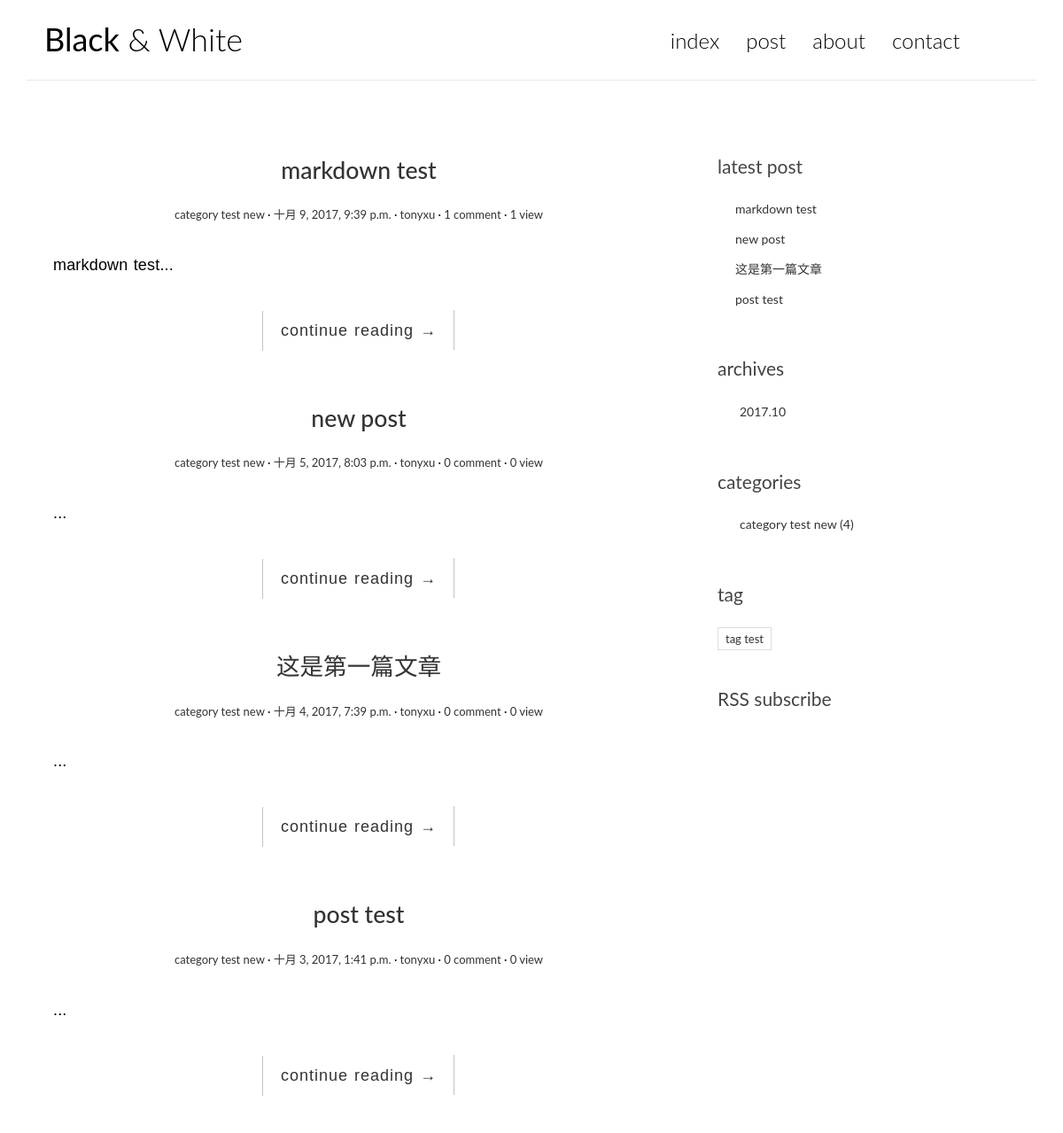
The app's page /, older data.
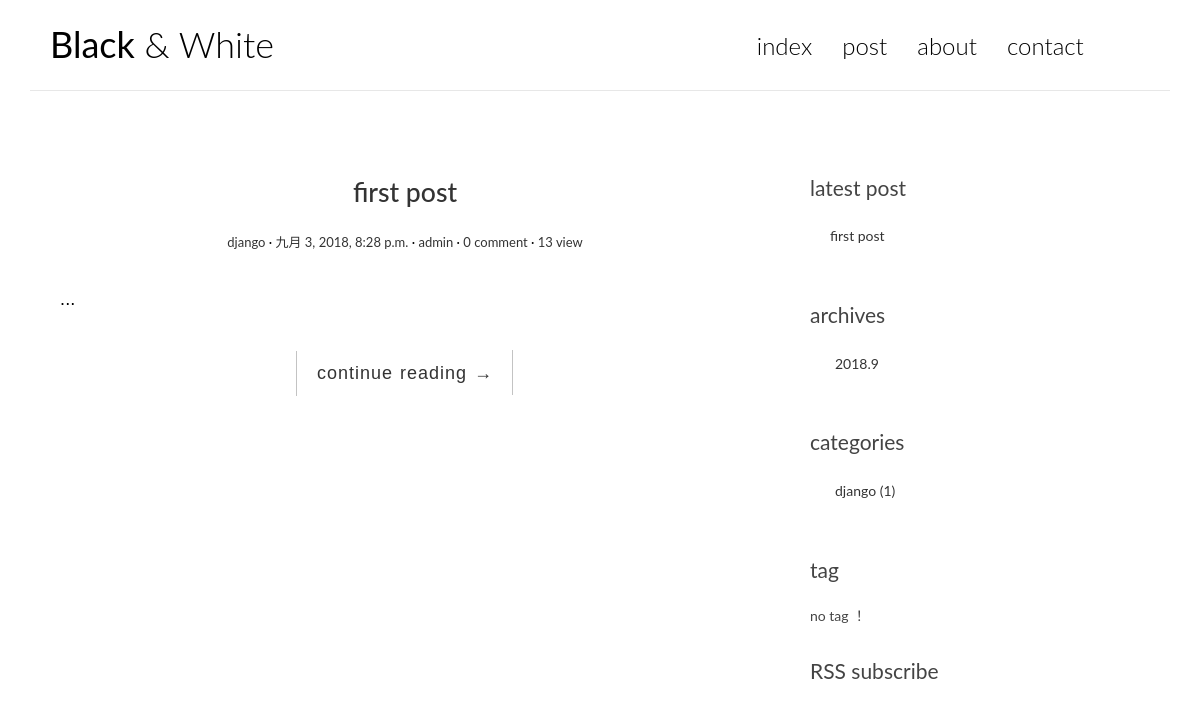
The same page, newer data.
### blog/models.py (models this page shows, shortened)
@python_2_unicode_compatible
class Post(models.Model):
    title = models.CharField(max_length=70)
    body = models.TextField()
    created_time = models.DateTimeField()
    modified_time = models.DateTimeField()
    excerpt = models.CharField(max_length=200, blank=True)
    views = models.PositiveIntegerField(default=0)
    category = models.ForeignKey(Category, on_delete=models.CASCADE)
    tags = models.ManyToManyField(Tag, blank=True)
    author = models.ForeignKey(User, on_delete=models.CASCADE)
    views = models.PositiveIntegerField(default=0)
    body = models.TextField()
    excerpt = models.CharField(max_length=200, blank=True)
    def get_absolute_url(self):
        return reverse('blog:detail', kwargs={'pk': self.pk})
    class Meta:
        ordering = ['-created_time']

@python_2_unicode_compatible
class Category(models.Model):
    name = models.CharField(max_length=100)

@python_2_unicode_compatible
class Tag(models.Model):
    name = models.CharField(max_length=100)

### blog/views.py (the view, shortened to what this page needs)
# urls.py: url(r'^$', views.IndexView.as_view(), name='index'),
class IndexView(ListView):
    model = Post
    template_name = 'blog/index.html'
    context_object_name = 'post_list'
    paginate_by = 10
    def get_context_data(self, **kwargs):
        context = super().get_context_data(**kwargs)
        paginator = context.get('paginator')
        page = context.get('page_obj')
        is_paginated = context.get('is_paginated')
        pagination_data = self.pagination_data(paginator, page, is_paginated)
        context.update(pagination_data)
        return context
    def pagination_data(self, paginator, page, is_paginated):
        if not is_paginated:
            return {}

### blog/templatetags/blog_tags.py (called while the page is built)
@register.simple_tag
def get_recent_posts(num=5):
    return Post.objects.all().order_by('-created_time')[:num]

@register.simple_tag
def archives():
    return Post.objects.dates('created_time', 'month', order= 'DESC')

@register.simple_tag
def get_categories():
    return Category.objects.annotate(num_posts = Count('post')).filter(num_posts__gt=0)

@register.simple_tag
def get_tags():
    return Tag.objects.annotate(num_posts=Count('post')).filter(num_posts__gt=0)

### templates/blog/index.html (shortened to what this page needs)
{% extends 'base.html' %}
{% block main %}
    {% for post in post_list %}
        <article class="post post-{{ post.pk }}">
            <header class="entry-header">
                <h1 class="entry-title">
                    <a href="{{ post.get_absolute_url }}">{{ post.title }}</a>
                </h1>
                <div class="entry-meta">
                    <span class="post-category"><a href="#">{{ post.category.name }}</a></span>
                    <span class="post-date"><a href="#"><time class="entry-date"
                                                              datetime="{{ post.created_time }}">{{ post.created_time }}</time></a></span>
                    <span class="post-author"><a href="#">{{ post.author }}</a></span>
                    <span class="comments-link"><a href="#">{{ post.comment_set.count }} comment</a></span>
                    <span class="views-count"><a href="{{ post.get_absolute_url }}">{{ post.views }} view</a></span>
                </div>
            </header>
              <div class="entry-content clearfix">
                  <p>{{ post.excerpt }}...</p>
                  <div class="read-more cl-effect-14">
                      <a href="{{ post.get_absolute_url }}" class="more-link">continue reading <span class="meta-nav">→</span></a>
                  </div>
              </div>
        </article>
    {% empty %}
        <div class="no-post">There are no post! </div>
    {% endfor %}
{% endblock main %}

### templates/base.html (shortened to what this page needs)
{% load staticfiles %}
{% load blog_tags %}
<!DOCTYPE html>
<html>
<head>
    <link rel="stylesheet" href="http://code.ionicframework.com/ionicons/2.0.1/css/ionicons.min.css">
    <link rel="stylesheet" href="{% static 'blog/css/bootstrap.min.css' %}">
    <link rel="stylesheet" href="{% static 'blog/css/pace.css' %}">
    <link rel="stylesheet" href="{% static 'blog/css/custom.css' %}">
    <link rel="stylesheet" href="{% static 'blog/css/highlights/github.css' %}">
</head>
<body>
<div class="container">
    <header id="site-header">
        <div class="row">
            <div class="col-md-4 col-sm-5 col-xs-8">
                <div class="logo">
                    <h1><a href="{% url 'blog:index' %}"><b>Black</b> &amp; White</a></h1>                </div>
                </div>
            <div class="col-md-8 col-sm-7 col-xs-4">
                <nav class="main-nav" role="navigation">
                    <div class="collapse navbar-collapse" id="bs-example-navbar-collapse-1">
                        <ul class="nav navbar-nav navbar-right">
                            <li class="cl-effect-11"><a href="{% url 'blog:index' %}" data-hover="index">index</a></li>
                            <li class="cl-effect-11"><a href="{% url 'blog:index' %}" data-hover="post">post</a></li>
                            <li class="cl-effect-11"><a href="about.html" data-hover="about">about</a></li>
                            <li class="cl-effect-11"><a href="contact.html" data-hover="contact">contact</a></li>
                        </ul>
                    </div>
                </nav>
            </div>
        </div>
    </header>
</div>
<div class="content-body">
    <div class="container">
        <div class="row">
            <main class="col-md-8">
                {% block main %}
                {% endblock main %}
            </main>
            <aside class="col-md-4">
                <div class="widget widget-recent-posts">
                    <h3 class="widget-title">latest post</h3>
                    {% get_recent_posts as recent_post_list %}
                    <ul>
                        {% for post in recent_post_list %}
                        <li>
                            <a href="{{ post.get_absolute_url }}">{{ post.title }}</a>
                        </li>
                        {% empty %}
                        no post
                        {% endfor %}
                    </ul>
                </div>
                <div class="widget widget-archives">
                    <h3 class="widget-title">archives</h3>
                    {% archives as date_list %}
                    <ul>
                        {% for date in date_list %}
                        <li>
                            <a href="{% url 'blog:archives' date.year date.month %}">{{ date.year }}.{{ date.month }}</a>
                        </li>
                        {% empty %}
                        no achieve ！
                        {% endfor %}
                    </ul>
                </div>
                <div class="widget widget-category">
                    <h3 class="widget-title">categories</h3>
                    {% get_categories as category_list %}
                    <ul>
                        {% for category in category_list %}
                        <li>
                            <a href="{% url 'blog:category' category.pk %}">{{ category.name }}
                              <span class="post-count">({{ category.num_posts }})</span>
                            </a>
                        </li>
                        {% empty %}
                        no category ！
                        {% endfor %}
                    </ul>
                </div>
                <div class="widget widget-tag-cloud">
                    <h3 class="widget-title">tag</h3>
                    {% get_tags as tag_list %}
                    <ul>
                        {% for tag in tag_list %}
                            <li>
                                <a href="{% url 'blog:tag' tag.pk %}">{{ tag.name }}</a>
                            </li>
                        {% empty %}
                            no tag ！
                        {% endfor %}
                    </ul>
                </div>
                <div class="rss">
                    <a href="{% url 'rss' %}"> RSS subscribe</a>
                </div>
            </aside>
        </div>
    </div>
</div>
</body>
</html>

### blog/static/blog/css/custom.css (style rules this page uses)
* { outline: none; }
h1, h2, h3, h4, h5, h6 { margin-top: 0; }
b { font-weight: 400; }
a { color: #333; }
body { color: #444; font-family: 'Lato', sans-serif; }
p { font-family: 'Ubuntu', sans-serif; font-weight: 400; word-spacing: 1px; letter-spacing: 0.01em; }
#site-header { background-color: #FFF; padding: 25px 20px; margin-bottom: 40px; border-bottom: 1px solid #e7e7e7; }
.logo h1 a { color: #000; }
.logo h1 { margin: 0; font-family: 'Lato', sans-serif; font-weight: 300; }
.main-nav { margin-top: 11px; max-width: 95%; }
.main-nav a { color: #000000 !important; padding: 0 0 5px 0 !important; margin-right: 30px; font-family: 'Lato', sans-serif; font-weight: 300; font-size: 24px; }
.cl-effect-11 a { padding: 10px 0; color: #0972b4; text-shadow: none; }
.cl-effect-11 a::before { position: absolute; top: 0; left: 0; overflow: hidden; padding: 0 0 5px 0 !important; max-width: 0; border-bottom: 1px solid #000; color: #000; content: attr(data-hover); white-space: nowrap; -webkit-transition: max-width 0.5s; -moz-transition: max-width 0.5s; transition: max-width 0.5s; }
.content-body { padding-bottom: 4em; }
.post { background: #fff; padding: 30px 30px 0; }
.entry-title { text-align: center; font-size: 1.9em; margin-bottom: 20px; line-height: 1.6; padding: 10px 20px 0; }
.entry-meta { text-align: center; color: #DDDDDD; font-size: 13px; margin-bottom: 30px; }
.entry-content { font-size: 18px; line-height: 1.9; font-weight: 300; color: #000; }
.post-category::after, .post-date::after, .post-author::after, .comments-link::after { content: ' ·'; color: #000; }
.read-more { font-family: 'Ubuntu', sans-serif; font-weight: 400; word-spacing: 1px; letter-spacing: 0.01em; text-align: center; margin-top: 20px; }
.cl-effect-14 a { padding: 0 20px; height: 45px; line-height: 45px; position: relative; display: inline-block; margin: 15px 25px; letter-spacing: 1px; font-weight: 400; text-shadow: 0 0 1px rgba(255, 255, 255, 0.3); }
.cl-effect-14 a::before, .cl-effect-14 a::after { position: absolute; width: 45px; height: 1px; background: #C3C3C3; content: ''; -webkit-transition: all 0.3s; -moz-transition: all 0.3s; transition: all 0.3s; pointer-events: none; }
.cl-effect-14 a::before { top: 0; left: 0; -webkit-transform: rotate(90deg); -moz-transform: rotate(90deg); transform: rotate(90deg); -webkit-transform-origin: 0 0; -moz-transform-origin: 0 0; transform-origin: 0 0; }
.cl-effect-14 a::after { right: 0; bottom: 0; -webkit-transform: rotate(90deg); -moz-transform: rotate(90deg); transform: rotate(90deg); -webkit-transform-origin: 100% 0; -moz-transform-origin: 100% 0; transform-origin: 100% 0; }
.widget { background: #fff; padding: 30px 0 0; }
.widget-title { font-size: 1.5em; margin-bottom: 20px; line-height: 1.6; padding: 10px 0 0; font-weight: 400; }
.widget-recent-posts ul { padding: 0; margin: 0; padding-left: 20px; }
.widget-recent-posts ul li { list-style-type: none; position: relative; line-height: 170%; margin-bottom: 10px; }
.widget-recent-posts ul li::before { content: '\f3d3'; font-family: "Ionicons"; position: absolute; left: -17px; top: 3px; font-size: 16px; color: #000; }
.widget-archives ul { padding: 0; margin: 0; padding-left: 25px; }
.widget-archives ul li { list-style-type: none; position: relative; line-height: 170%; margin-bottom: 10px; }
.widget-archives ul li::before { content: '\f3f3'; font-family: "Ionicons"; position: absolute; left: -25px; top: 1px; font-size: 16px; color: #000; }
.widget-category ul { padding: 0; margin: 0; padding-left: 25px; }
.widget-category ul li { list-style-type: none; position: relative; line-height: 170%; margin-bottom: 10px; }
.widget-category ul li::before { content: '\f3fe'; font-family: "Ionicons"; position: absolute; left: -25px; top: 1px; font-size: 18px; color: #000; }
.widget-tag-cloud ul { padding: 0; margin: 0; margin-right: -10px; }
.rss { font-size: 21px; margin-top: 30px; }
.rss a { color: #444; }

Row changes from the older to the newer data that the page shows:
removed Post: title "markdown test", category.name "category test new", created_time "十月 9, 2017, 9:39 p.m.", author "tonyxu", comment_set.count "1", views "1", excerpt "markdown test"
removed Post: title "new post", category.name "category test new", created_time "十月 5, 2017, 8:03 p.m.", author "tonyxu", comment_set.count "0", views "0"
removed Post: title "这是第一篇文章", category.name "category test new", created_time "十月 4, 2017, 7:39 p.m.", author "tonyxu", comment_set.count "0", views "0"
removed Post: title "post test", category.name "category test new", created_time "十月 3, 2017, 1:41 p.m.", author "tonyxu", comment_set.count "0", views "0"
removed Tag: name "tag test"
added Post: title "first post", category.name "django", created_time "九月 3, 2018, 8:28 p.m.", author "admin", comment_set.count "0", views "13"
changed Category: name "category test new" → "django"; num_posts "4" → "1"
Text that changed along with them:
new list line: "2018 . 9"
text now shown: "no tag ！"
list line gone: "2017 . 10"
